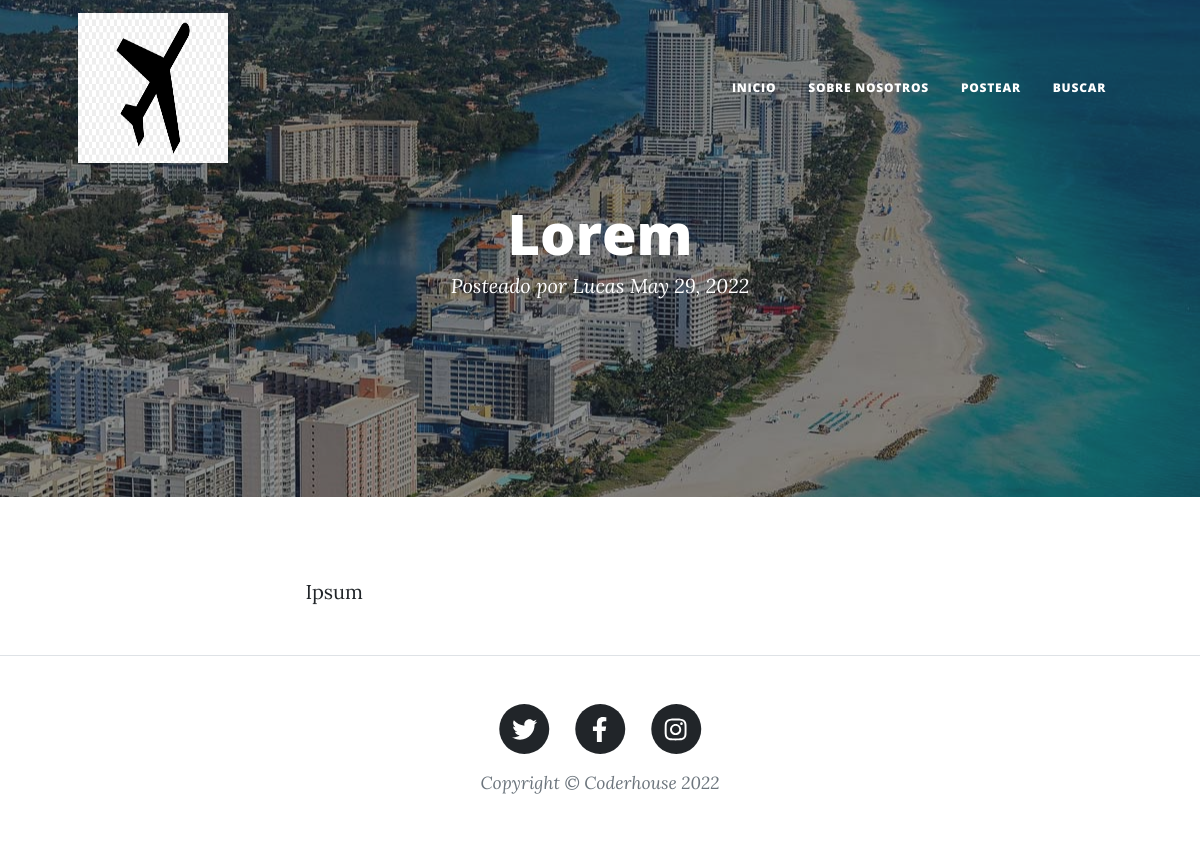
/posteo/Lorem, run on the app's committed database.
### AppBlog/models.py (models this page shows, shortened)
class Posteo(models.Model):
    autor = models.CharField(max_length = 40)
    email = models.EmailField()
    fecha = models.DateField(auto_now_add = True)
    titulo = models.CharField(max_length = 40, primary_key = True)
    cuerpo = models.TextField('')

### AppBlog/views.py (the view)
# urls.py: path('posteo/<titulo>', views.abrirPosteo, name='Posteo'),
def abrirPosteo(request, titulo):
        leerPosteo = Posteo.objects.get(titulo = titulo)
        try:
            comentario = Comentario.objects.get(titulo = titulo)
            return render(request, 'appBlog/posteo.html', {'posteo': leerPosteo, 'comentario': comentario})
        except:
            return render(request, 'appBlog/posteo.html', {'posteo': leerPosteo})

### AppBlog/templates/AppBlog/posteo.html
{% extends 'AppBlog/padre.html' %}
{% load static %}
{% block titulo_header %}
    <div class='post-heading'>
        <h1>{{posteo.titulo}}</h1>
        <span class='meta'>
            Posteado por
            <span>{{posteo.autor}}</span>
            {{posteo.fecha}}
        </span>
    </div>
{% endblock %}
{% block contenido_principal %}
    <article class="mb-3">
        <div class="container px-4 px-lg-5">
            <div class="row gx-4 gx-lg-5 justify-content-center">
                <div class="col-md-10 col-lg-8 col-xl-7">
                    <p>{{posteo.cuerpo}}</p>
                </div>
            </div>
        </div>
    </article>
{% endblock %}

### data on the page
Posteo: titulo "Lorem", autor "Lucas", fecha "May 29, 2022", cuerpo "Ipsum"
